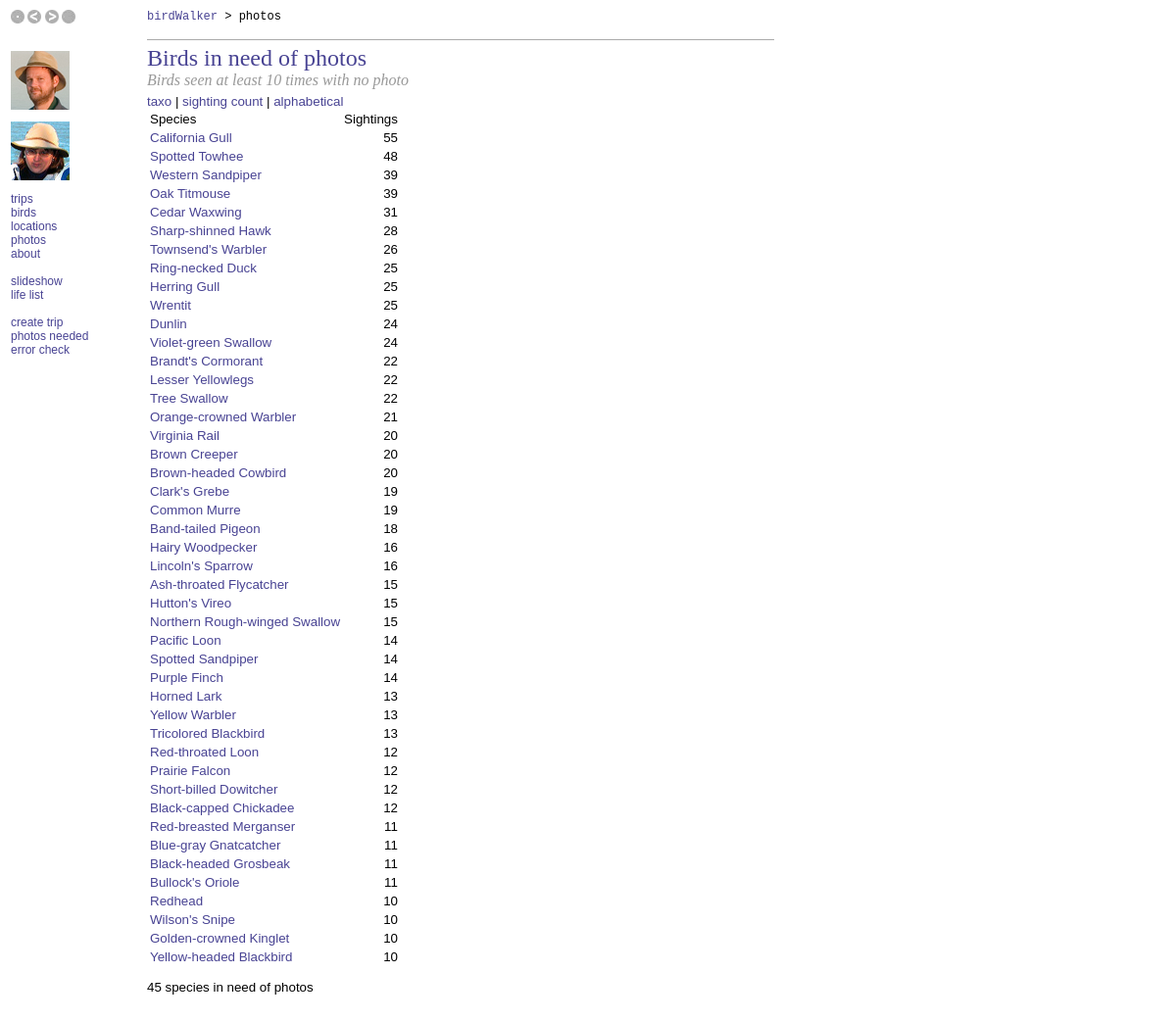
The app's page /photosneeded.php with its own data.
### tables this page shows
CREATE TABLE species (
  objectid bigint(20) NOT NULL default '0',
  Abbreviation varchar(16) default NULL,
  LatinName text,
  CommonName text,
  Notes text,
  ReferenceURL text,
  ABACountable int(2) NOT NULL default '1',
  PRIMARY KEY  (objectid),
  KEY AbbreviationIndex (Abbreviation),
  KEY ABACountableIndex (ABACountable)
) TYPE=MyISAM;

### photosneeded.php (the view, shortened to what this page needs)
<?php
require("./birdwalker.php");
$threshold = 10;
$sortCriteria = $_GET['sort'];
if ($sortCriteria == "") { $sortCriteria = "theCount desc"; }
$photoCount = performQuery("select species.CommonName, species.objectid, sum(sighting.Photo) as theSum, count(sighting.objectid) as theCount from species, sighting where sighting.SpeciesAbbreviation=species.Abbreviation group by species.CommonName order by " . $sortCriteria);
$speciesCount = 0;
?>
<html>
  <head>
    <link title="Style" href="./stylesheet.css" type="text/css" rel="stylesheet">
  </head>
  <body>
    <div class="contentright">
	  <div class=titleblock>
	    <div class=pagetitle>Birds in need of photos</div>
        <div class=pagesubtitle>Birds seen at least <?= $threshold ?> times with no photo</div>
      </div>
<a href="./photosneeded.php?sort=objectid">taxo</a>
| <a href="./photosneeded.php?sort=theCount+desc">sighting count</a>
| <a href="./photosneeded.php?sort=CommonName">alphabetical</a>
<table columns=2 class=report-content>
<tr class=titleblock><td>Species</td><td>Sightings</td></tr>
<?php
	while($info = mysql_fetch_array($photoCount))
	{
		if (($info["theSum"] == "0") && ($info["theCount"] >= $threshold))
		{
?>
        <tr><td>
          <a href="./speciesdetail.php?id=<?= $info["objectid"] ?>"><?= $info["CommonName"] ?></td><td align=right><?= $info["theCount"] ?></a>
        </td></tr>
<?
			$speciesCount++;
		}
	}
?>
</table>
<p><?= $speciesCount . " species in need of photos" ?></p>
    </div>
  </body>
</html>

### stylesheet.css (style rules this page uses)
.contentright { font: 10pt Arial; left: 150px; width: 640px; top: 40px; padding-bottom: 30px; position: absolute; }
.pagetitle { font: 18pt Times, Serif; color:#484393 }
.pagesubtitle { font: 12pt Times, Serif; font-style: italic; color: #999999 }
.titleblock { border-top: solid 1px #AAAAAA; padding-top: 5px; margin-bottom: 5px }
.report-content { font: 10pt Arial, Serif }
a { color:#484393; text-decoration:none; }

### records on screen
species: CommonName "California Gull", theCount "55"
species: CommonName "Spotted Towhee", theCount "48"
species: CommonName "Western Sandpiper", theCount "39"
species: CommonName "Oak Titmouse", theCount "39"
species: CommonName "Cedar Waxwing", theCount "31"
species: CommonName "Sharp-shinned Hawk", theCount "28"
species: CommonName "Townsend's Warbler", theCount "26"
species: CommonName "Ring-necked Duck", theCount "25"
species: CommonName "Herring Gull", theCount "25"
species: CommonName "Wrentit", theCount "25"
species: CommonName "Dunlin", theCount "24"
species: CommonName "Violet-green Swallow", theCount "24"
species: CommonName "Brandt's Cormorant", theCount "22"
species: CommonName "Lesser Yellowlegs", theCount "22"
species: CommonName "Tree Swallow", theCount "22"
species: CommonName "Orange-crowned Warbler", theCount "21"
species: CommonName "Virginia Rail", theCount "20"
species: CommonName "Brown Creeper", theCount "20"
species: CommonName "Brown-headed Cowbird", theCount "20"
species: CommonName "Clark's Grebe", theCount "19"
species: CommonName "Common Murre", theCount "19"
species: CommonName "Band-tailed Pigeon", theCount "18"
species: CommonName "Hairy Woodpecker", theCount "16"
species: CommonName "Lincoln's Sparrow", theCount "16"
species: CommonName "Ash-throated Flycatcher", theCount "15"
species: CommonName "Hutton's Vireo", theCount "15"
species: CommonName "Northern Rough-winged Swallow", theCount "15"
species: CommonName "Pacific Loon", theCount "14"
species: CommonName "Spotted Sandpiper", theCount "14"
species: CommonName "Purple Finch", theCount "14"
species: CommonName "Horned Lark", theCount "13"
species: CommonName "Yellow Warbler", theCount "13"
species: CommonName "Tricolored Blackbird", theCount "13"
species: CommonName "Red-throated Loon", theCount "12"
species: CommonName "Prairie Falcon", theCount "12"
species: CommonName "Short-billed Dowitcher", theCount "12"
species: CommonName "Black-capped Chickadee", theCount "12"
species: CommonName "Red-breasted Merganser", theCount "11"
species: CommonName "Blue-gray Gnatcatcher", theCount "11"
species: CommonName "Black-headed Grosbeak", theCount "11"
species: CommonName "Bullock's Oriole", theCount "11"
species: CommonName "Redhead", theCount "10"
species: CommonName "Wilson's Snipe", theCount "10"
species: CommonName "Golden-crowned Kinglet", theCount "10"
species: CommonName "Yellow-headed Blackbird", theCount "10"

### other values on screen
$item "photos"
$threshold "10"
$speciesCount "45"
